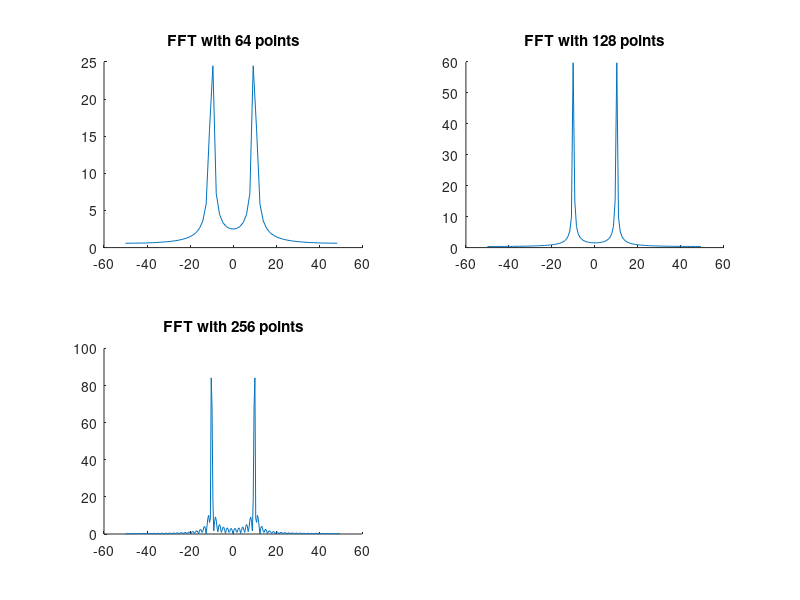

The MATLAB source for this figure:
fs = 100;
time = 2;
frequency = 10;
x1 =(0:1/fs:time-1/fs);
y = sin(2*pi*frequency*x1);
subplotnumber = 1;
for N = [64, 128, 256]
    F = fftshift(abs(fft(y,N)));
    x2= -fs/2:fs/N:fs/2-fs/N;
    subplot(2, 2, subplotnumber);
    title(['FFT with ' num2str(N) ' points']);
    hold;
    plot(x2, F);
    subplotnumber = subplotnumber + 1;
end;